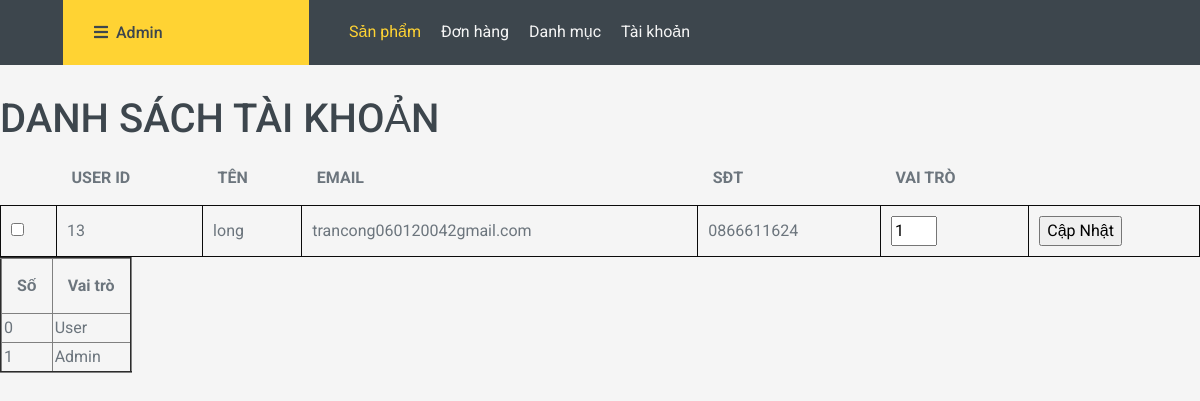
Screenshot of /admin/index.php?act=suatk&idtk=13 with the database file from the repository.
### tables this page shows
CREATE TABLE `taikhoan` (
  `id` int(11) NOT NULL,
  `user` varchar(50) NOT NULL,
  `pass` varchar(50) NOT NULL,
  `email` varchar(255) NOT NULL,
  `tel` varchar(20) NOT NULL,
  `role` tinyint(1) NOT NULL DEFAULT 0,
  `status` int(1) NOT NULL DEFAULT 0
);

### model/pdo.php (called while the page is built, shortened)
<?php
function pdo_get_connection(){
    $servername = "localhost";
    $username = "root";
    $password = "";
    try {
        $conn = new PDO("mysql:host=$servername;dbname=du_an_01", $username, $password);
        $conn->setAttribute(PDO::ATTR_ERRMODE, PDO::ERRMODE_EXCEPTION);
        return $conn;
    } catch(PDOException $e) {
        echo "Connection failed: " . $e->getMessage();
    }
}
function pdo_query_one($sql){
    $sql_args=array_slice(func_get_args(),1);
    try{
        $conn=pdo_get_connection();
        $stmt=$conn->prepare($sql);
        $stmt->execute($sql_args);
        $row=$stmt->fetch(PDO::FETCH_ASSOC);
        return $row;
    }
    catch(PDOException $e){
        throw $e;
    }
    finally{
        unset($conn);
    }
}
?>

### model/taikhoan.php (called while the page is built, shortened)
<?php
function loadone_taikhoan($id){
    $sql = "select * from taikhoan where id=".$id;
    $result = pdo_query_one($sql);
    return $result;
}
?>

### admin/taikhoan/update.php (the view, shortened to what this page needs)
<div class="row2">
    <div class="row2 font_title">
        <h1>DANH SÁCH TÀI KHOẢN</h1>
    </div>
    <div class="row2 form_content ">
        <form action="index.php?act=updatetk" method="POST">
            <div class="row2 mb10 formds_loai">
                <table>
                    <tr>
                        <th></th>
                        <th>USER ID</th>
                        <th>TÊN</th>
                        <th>EMAIL</th>
                        <th>SĐT</th>
                        <th>VAI TRÒ</th>
                    </tr>
                    <?php
                            extract($tk);
                            echo '
                            <tr>
                            <td><input type="checkbox" name="" id=""></td>
                            <td>'.$tk['id'].'</td>
                            <td>'.$tk['user'].'</td>
                            <td>'.$tk['email'].'</td>
                            <td>'.$tk['tel'].'</td>
                            <td><input type="number" value="'.$tk['role'].'" name="role" min="0" max="1"></td>
                            <td>
                            <input type="hidden" name="id" value="'.$tk['id'].'">
                            <input class="mr20" name="updatetk" type="submit" value="Cập Nhật">
                            </td>
                            </tr>
                            ';
                    ?>
                </table>
            </div>
        </form>
        <table border = "2" cellpadding="2"border-collapse:collapse>
                    <tr>
                        <th>Số</th>
                        <th>Vai trò</th>
                    </tr>
                    <tr>
                        <td>0</td>
                        <td>User</td>
                    </tr>
                    <tr>
                        <td>1</td>
                        <td>Admin</td>
                    </tr>
                </table>
    </div>
</div>

### admin/taikhoan/update.php (style rules this page uses)
table th { padding: 15px; }

### rows the page displays
taikhoan: id "13", user "long", email "trancong060120042gmail.com", tel "0866611624", role "1"
